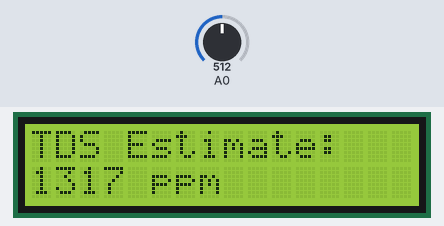
This sketch was run on a simulated Arduino Uno, built with avr-gcc and run on an emulated ATmega328P. On the bench: 16×2 character LCD. Inputs (shaded band) come from the test bench; at power-on: A0 = 512.

Above: at 1.2 s.
1.3 s: A0 set to 716
At 3.1 s:
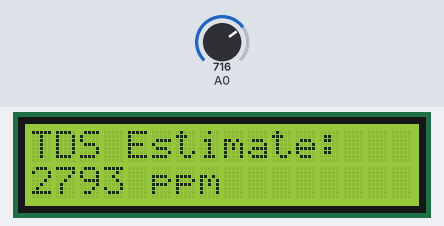
3.4 s: A0 set to 900
At 5.4 s:
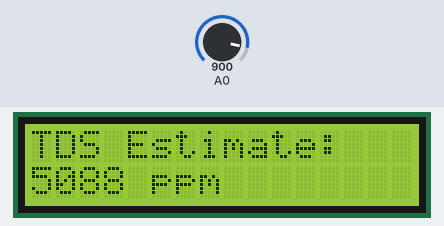
6.2 s: A0 set to 1023
At 8.8 s:
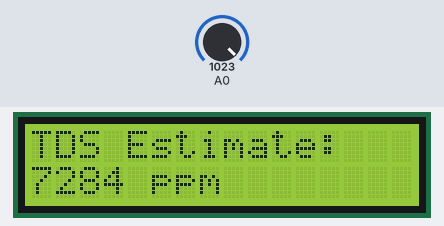
Timing chart, 0 to 10.3 s (numbered marks = the images above; inputs shaded):
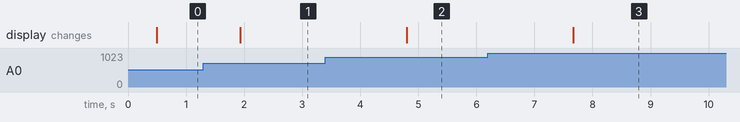

The sketch:

water_quality_tds_monitor.ino
```cpp
#include <Wire.h>
#include <LiquidCrystal_I2C.h>

LiquidCrystal_I2C lcd(0x27, 16, 2);

void setup() {
  lcd.init();
  lcd.backlight();
}

void loop() {
  long total = 0;

  for (int i = 0; i < 20; i++) {
    total = total + analogRead(A0);
    delay(20);
  }

  float average = total / 20.0;
  float voltage = average * (5.0 / 1023.0);

  float tds = (133.42 * voltage * voltage * voltage
             - 255.86 * voltage * voltage
             + 857.39 * voltage) * 0.5;

  if (tds < 0) {
    tds = 0;
  }

  lcd.setCursor(0, 0);
  lcd.print("TDS Estimate:   ");

  lcd.setCursor(0, 1);
  lcd.print(tds, 0);
  lcd.print(" ppm        ");

  delay(1000);
}
```

Measured:
- after the input at 1.3 s, the display: changes after 0.63 s (image 1)
- after the input at 3.4 s, the display: changes after 1.4 s (image 2)
- after the input at 6.2 s, the display: changes after 1.5 s (image 3)
